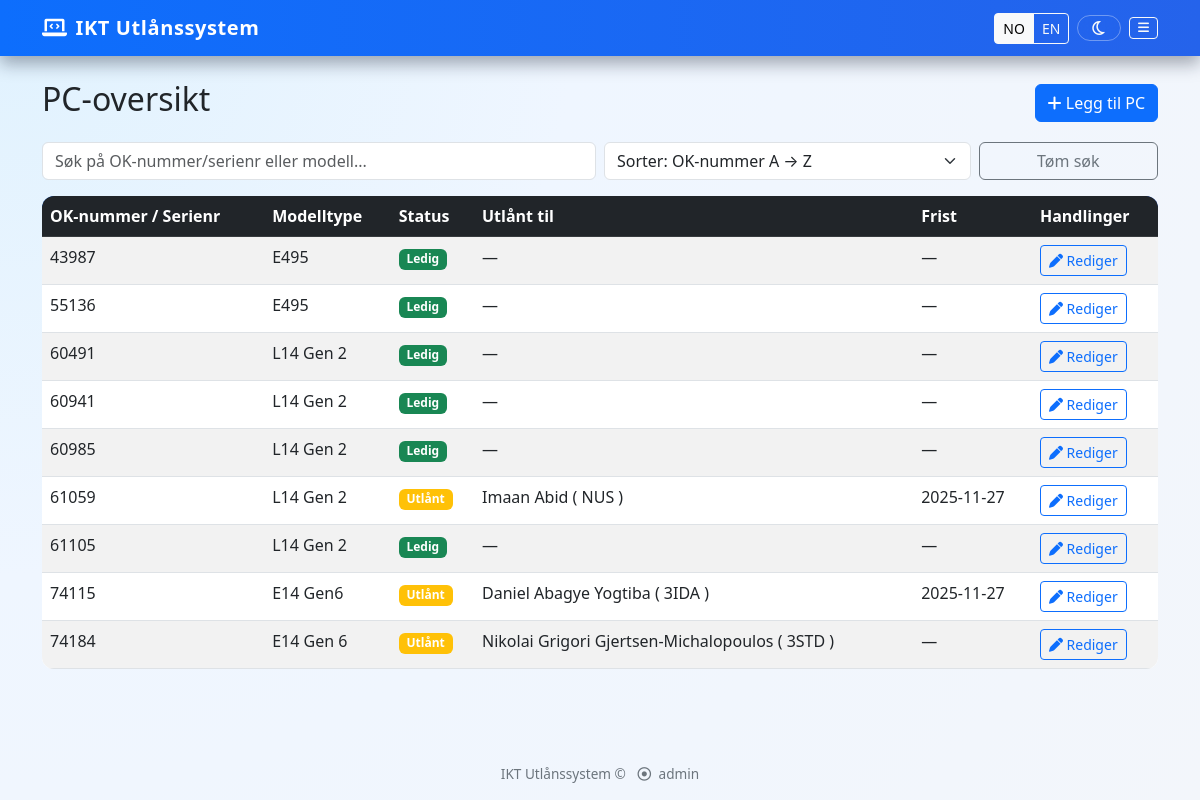
Page /pcs (signed in) on the earlier database version.
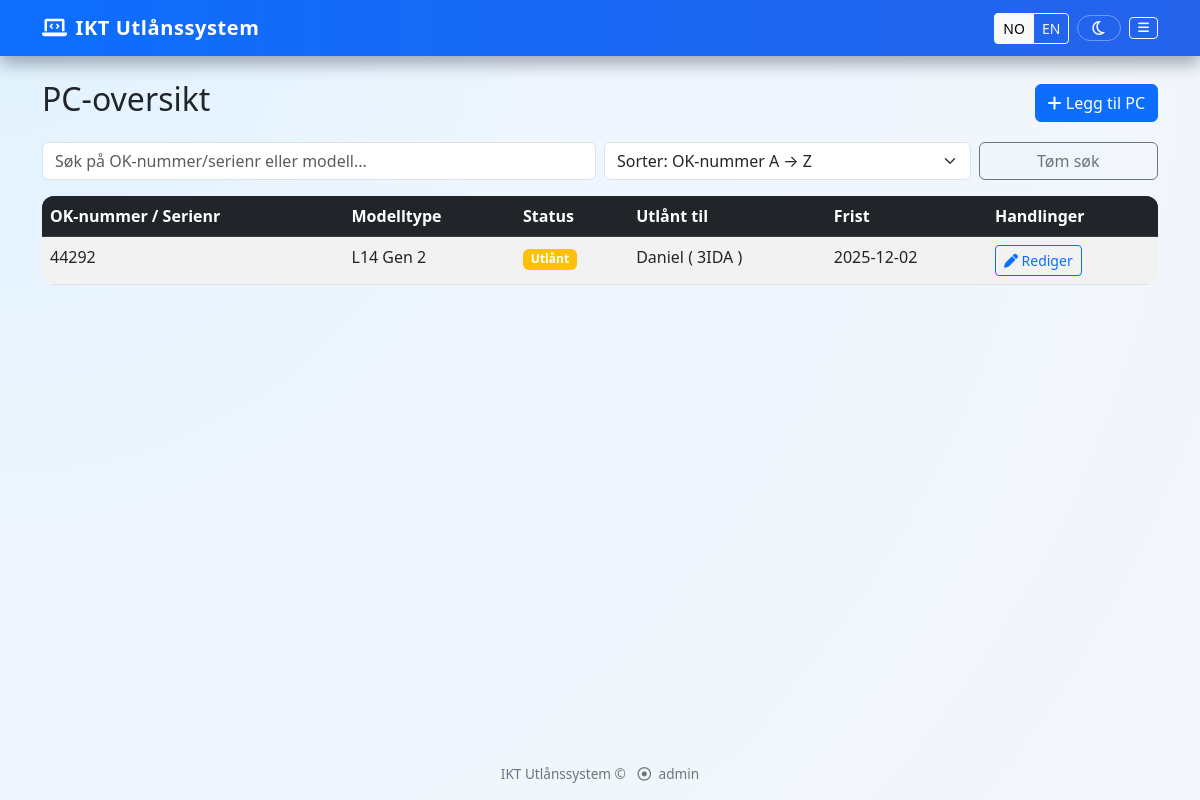
Same page on the later database version.
### app.py (models this page shows, shortened)
class PC(db.Model):
    __tablename__ = "pc"  # stabilt tabellnavn
    id = db.Column(db.Integer, primary_key=True)
    ok_number = db.Column(db.String(50), unique=True, nullable=False)
    model_type = db.Column(db.String(100), nullable=False)
    notes = db.Column(db.String(200))
    def active_loan(self):
        return Loan.query.filter_by(pc_id=self.id, is_returned=False).first()

class Loan(db.Model):
    __tablename__ = "loan"
    id = db.Column(db.Integer, primary_key=True)
    borrower_name = db.Column(db.String(100), nullable=False)
    borrower_phone = db.Column(db.String(30))
    class_info = db.Column(db.String(50))
    item = db.Column(db.String(100), nullable=False)
    reason = db.Column(db.String(200))
    checkout_date = db.Column(db.DateTime, default=datetime.utcnow)
    value = db.Column(db.String(100))
    due_date = db.Column(db.DateTime, nullable=True)
    return_date = db.Column(db.DateTime, nullable=True)
    user_id = db.Column(db.Integer, db.ForeignKey('user.id'), nullable=False)
    is_returned = db.Column(db.Boolean, default=False)
    pc_id = db.Column(db.Integer, db.ForeignKey('pc.id'), nullable=True)
    pc = db.relationship('PC', backref='loans')

### app.py (the view)
@app.route('/pcs')
@login_required
def pc_inventory():
    pcs = PC.query.order_by(PC.ok_number.asc()).all()
    return render_template('pc_inventory.html', pcs=pcs)

### app.py (called while the page is built)
def translate(text: str) -> str:
    lang = session.get("lang", "no")
    if lang == "en":
        return translations.get("en", {}).get(text, text)
    return text

def translate_class(text: str) -> str:
    if not text:
        return text
    lang = session.get("lang", "no")
    if lang == "en":
        return class_translations_en.get(text, text)
    return text

def login_required(f):
    @wraps(f)
    def wrap(*args, **kwargs):
        if 'user_id' not in session:
            flash('Du må logge inn først.', 'danger')
            return redirect(url_for('login'))
        return f(*args, **kwargs)
    return wrap

@app.context_processor
def inject_admin_flag():
    return {
        "is_admin": session.get("is_admin", False),
        "t": translate,
        "item_t": translate_item,
        "class_t": translate_class,  # 👈 use this in templates for loan.class_info
        "current_lang": session.get("lang", "no"),
    }

### templates/pc_inventory.html (shortened to what this page needs)
{% extends "base.html" %}
{% block content %}
<div class="d-flex justify-content-between align-items-center mb-3">
    <h2>{{ t('PC-oversikt') }}</h2>
    {% if is_admin %}
    <a href="{{ url_for('add_pc') }}" class="btn btn-primary">
        <i class="fas fa-plus"></i> {{ t('Legg til PC') }}
    </a>
    {% endif %}
</div>
<div class="row g-2 mb-3">
    <div class="col-md-6">
        <input id="pcSearch" type="text" class="form-control"
            placeholder="{{ t('Søk på OK-nummer/serienr eller modell...') }}">
    </div>
    <div class="col-md-4">
        <select id="pcSort" class="form-select">
            <option value="ok_asc">{{ t('Sorter: OK-nummer A → Z') }}</option>
        </select>
    </div>
    <div class="col-md-2 d-grid">
        <button id="clearSearch" class="btn btn-outline-secondary">
            {{ t('Tøm søk') }}
        </button>
    </div>
</div>
{% if pcs and pcs|length > 0 %}
<div class="table-responsive">
    <table class="table table-striped table-hover" id="pcTable">
        <thead class="table-dark">
            <tr>
                <th>{{ t('OK-nummer / Serienr') }}</th>
                <th>{{ t('Modelltype') }}</th>
                <th>{{ t('Status') }}</th>
                <th>{{ t('Utlånt til') }}</th>
                <th>{{ t('Frist') }}</th>
                {% if is_admin %}
                <th>{{ t('Handlinger') }}</th>
                {% endif %}
            </tr>
        </thead>
        <tbody>
            {% for pc in pcs %}
            {% set active = pc.active_loan() %}
            <tr class="pc-row" data-ok="{{ pc.ok_number|lower }}" data-model="{{ pc.model_type|lower }}"
                data-status="{% if active %}loaned{% else %}free{% endif %}"
                data-oknum="{% set digits = pc.ok_number|replace('OK','')|replace('ok','')|replace(' ','') %}{{ digits }}">
                <td>{{ pc.ok_number }}</td>
                <td>{{ pc.model_type }}</td>
                <td>
                    {% if active %}
                    <span class="badge bg-warning">{{ t('Utlånt') }}</span>
                    {% else %}
                    <span class="badge bg-success">{{ t('Ledig') }}</span>
                    {% endif %}
                </td>
                <td>
                    {% if active %}
                    {{ active.borrower_name }}
                    (
                    {% if active.class_info %}
                    {{ class_t(active.class_info) }}
                    {% else %}
                    —
                    {% endif %}
                    )
                    {% else %}
                    —
                    {% endif %}
                </td>
                <td>
                    {% if active and active.due_date %}
                    {{ active.due_date.strftime('%Y-%m-%d') }}
                    {% else %}
                    —
                    {% endif %}
                </td>
                {% if is_admin %}
                <td class="text-nowrap">
                    <a class="btn btn-sm btn-outline-primary" href="{{ url_for('edit_pc', pc_id=pc.id) }}">
                        <i class="fas fa-pen"></i> {{ t('Rediger') }}
                    </a>
                </td>
                {% endif %}
            </tr>
            {% endfor %}
        </tbody>
    </table>
</div>
{% else %}
<div class="alert alert-info">{{ t('Ingen PC-er registrert ennå.') }}</div>
{% endif %}
{% endblock %}

### templates/base.html (shortened to what this page needs)
<!DOCTYPE html>
<html lang="{{ 'en' if current_lang == 'en' else 'nb' }}">
<head>
    <link href="https://cdn.jsdelivr.net/npm/bootstrap@5.3.0-alpha1/dist/css/bootstrap.min.css" rel="stylesheet">
    <link rel="stylesheet" href="https://cdnjs.cloudflare.com/ajax/libs/font-awesome/6.0.0/css/all.min.css">
</head>
<body>
    <nav class="navbar navbar-dark fixed-top">
        <div class="container d-flex justify-content-between align-items-center">
            <a class="navbar-brand d-flex align-items-center gap-2"
                href="{{ url_for('dashboard') if session.get('user_id') else url_for('login') }}">
                <i class="fa-solid fa-laptop-code"></i>
                <span>{{ t('IKT Utlånssystem') }}</span>
            </a>
            <div class="d-flex align-items-center gap-2">
                <div class="btn-group">
                    <a href="{{ url_for('set_language', lang_code='no') }}"
                        class="btn btn-sm btn-outline-light {% if current_lang in ['no', 'nb'] %}active{% endif %}"
                        title="{{ t('Bytt til norsk') }}">
                        NO
                    </a>
                    <a href="{{ url_for('set_language', lang_code='en') }}"
                        class="btn btn-sm btn-outline-light {% if current_lang == 'en' %}active{% endif %}"
                        title="{{ t('Switch to English') }}">
                        EN
                    </a>
                </div>
                {% if session.user_id %}
                <button id="themeToggle" type="button" class="btn btn-sm btn-outline-light theme-toggle-btn btn-icon">
                    <i class="fa-regular fa-moon" id="themeIcon"></i>
                </button>
                <button class="btn btn-sm btn-outline-light btn-icon" type="button" data-bs-toggle="offcanvas"
                    data-bs-target="#mainMenu" aria-controls="mainMenu">
                    <i class="fa-solid fa-bars"></i>
                </button>
                {% endif %}
            </div>
        </div>
    </nav>
    <div class="content container py-4">
        {% block content %}{% endblock %}
    </div>
    <footer class="text-center">
        <div class="container">
            <p class="mb-0">
                {{ t('IKT Utlånssystem') }} &copy;
                <span class="text-muted ms-2">
                    <i class="fa-regular fa-circle-dot me-1"></i> {{ session.username or "" }}
                </span>
            </p>
        </div>
    </footer>
</body>
</html>

### templates/base.html (style rules this page uses)
:root { --bg-body: #f3f6fb; --bg-card: #ffffff; --bg-navbar: #0d6efd; --text-main: #212529; --text-muted: #6c757d; --border-soft: #e1e4eb; --shadow-soft: 0 0.25rem 0.75rem rgba(15, 23, 42, 0.12); --table-stripe: #f9fbff; }
body { padding-top: 56px; min-height: 100vh; display: flex; flex-direction: column; background: radial-gradient(circle at top left, #e0f2fe, #eff6ff 40%, var(--bg-body) 100%); color: var(--text-main); transition: background 0.35s ease, color 0.35s ease; }
.content { flex: 1; padding-top: 1rem; padding-bottom: 2rem; }
footer { margin-top: auto; padding: 1rem 0; background-color: transparent; color: var(--text-muted); font-size: 0.85rem; }
.table-responsive { overflow-x: auto; }
table.table { border-radius: 0.75rem; overflow: hidden; background-color: var(--bg-card); }
table.table thead { background: linear-gradient(90deg, #0d6efd, #2563eb); color: #fff; }
table.table tbody tr:nth-child(odd) { background-color: var(--table-stripe); }
.navbar { background: linear-gradient(90deg, var(--bg-navbar), #2563eb) !important; box-shadow: 0 0.5rem 1rem rgba(15, 23, 42, 0.35); }
.navbar-brand { font-weight: 700; letter-spacing: 0.03em; }
.btn-icon { display: inline-flex; align-items: center; justify-content: center; gap: 0.35rem; }
.btn-icon i { font-size: 0.9em; }
.theme-toggle-btn { border-radius: 999px !important; padding: 0.25rem 0.8rem; border: 1px solid rgba(255, 255, 255, 0.35) !important; backdrop-filter: blur(8px); }
.theme-toggle-btn i { font-size: 1rem; }
.text-muted { color: var(--text-muted) !important; }

Differences in the rows shown:
removed PC: ok_number "43987", model_type "E495", t "Ledig", t "Rediger"
removed PC: ok_number "55136", model_type "E495", t "Ledig", t "Rediger"
removed PC: ok_number "60491", model_type "L14 Gen 2", t "Ledig", t "Rediger"
removed PC: ok_number "60941", model_type "L14 Gen 2", t "Ledig", t "Rediger"
removed PC: ok_number "61059", model_type "L14 Gen 2", t "Utlånt", {{ active.borrower_name }} "Imaan Abid", {{ class_t(active.class_info) }} "NUS", {{ active.due_date.strftime('%Y-%m-%d') }} "2025-11-27", t "Rediger"
removed PC: ok_number "61105", model_type "L14 Gen 2", t "Ledig", t "Rediger"
removed PC: ok_number "74115", model_type "E14 Gen6", t "Utlånt", t "Rediger"
removed Loan: borrower_name "Daniel Abagye Yogtiba", class_info "3IDA", due_date "2025-11-27"
removed PC: ok_number "74184", model_type "E14 Gen 6", t "Utlånt", t "Rediger"
removed Loan: borrower_name "Nikolai Grigori Gjertsen-Michalopoulos", class_info "3STD"
changed PC "L14 Gen 2": ok_number "60985" → "44292"; t "Ledig" → "Utlånt"; ok_number "— —" → "( )"
changed Loan: borrower_name (not shown) → "Daniel"; class_info (not shown) → "3IDA"; due_date (not shown) → "2025-12-02"
